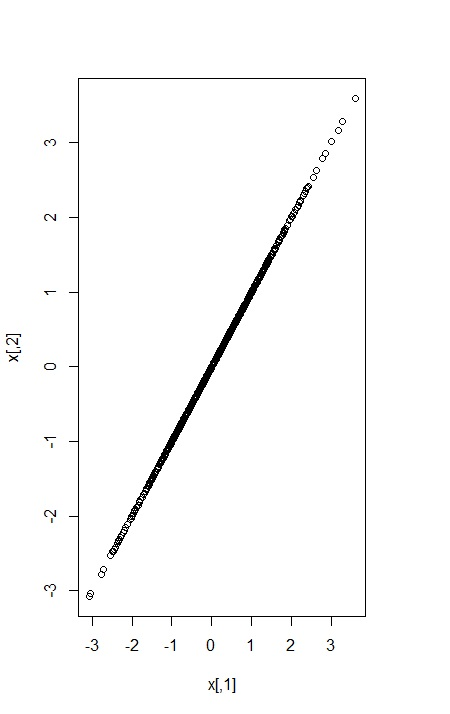

This chart was generated by the following R code:
library(mvtnorm )
sigma <- matrix(c(1,1,1,1), ncol=2)
x <- rmvnorm(n=1000, mean = c(0,0) , sigma )
plot(x)
sigma
